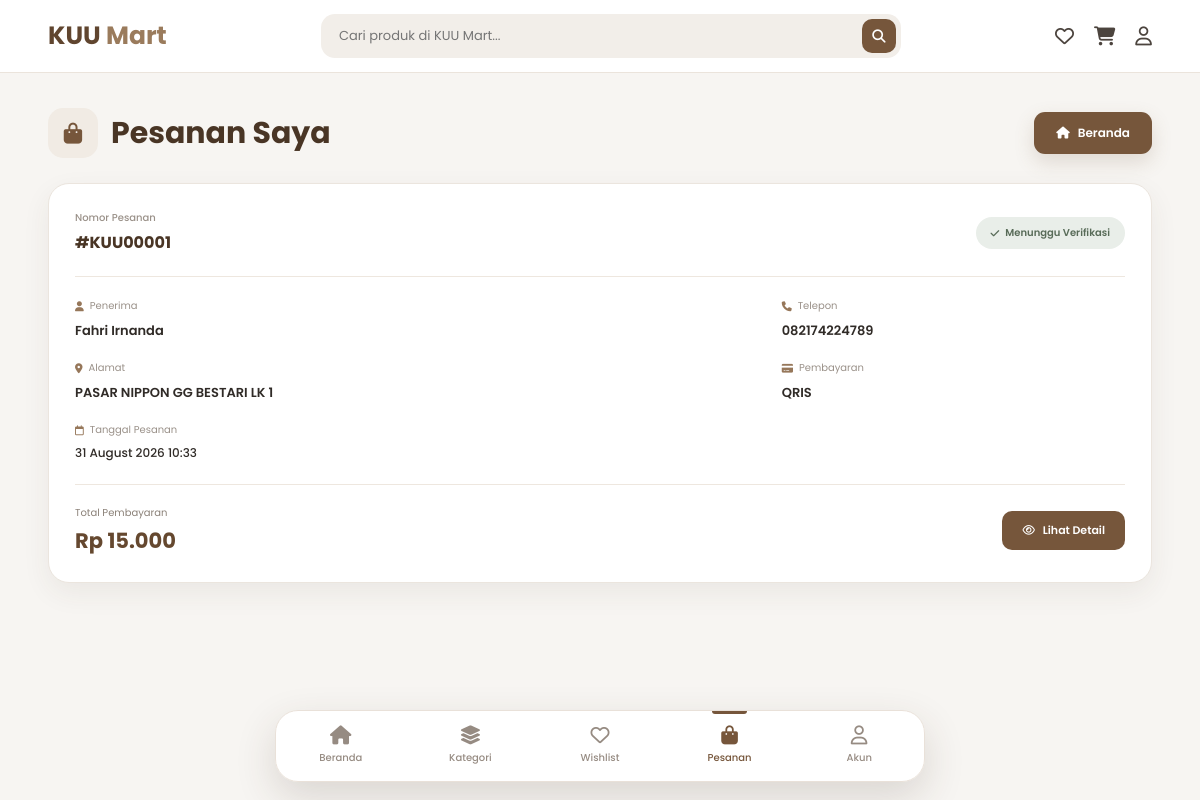
Screenshot of /pesanan/ (signed in) with the database file from the repository.
### store/models.py (models this page shows, shortened)
class Order(models.Model):
    STATUS_CHOICES = [
        ("Menunggu Pembayaran", "Menunggu Pembayaran"),
        ("Menunggu Verifikasi", "Menunggu Verifikasi"),
        ("Diproses", "Diproses"),
        ("Dikirim", "Dikirim"),
        ("Selesai", "Selesai"),
        ("Dibatalkan", "Dibatalkan"),
    ]
    PAYMENT_CHOICES = [
        ("COD", "COD"),
        ("Transfer Bank", "Transfer Bank"),
        ("QRIS", "QRIS"),
    ]
    user = models.ForeignKey(
        User,
        on_delete=models.CASCADE,
        related_name="orders"
    )
    nama = models.CharField(max_length=150)
    telepon = models.CharField(max_length=30)
    alamat = models.TextField()
    metode_pembayaran = models.CharField(
        max_length=50,
        choices=PAYMENT_CHOICES
    )
    total = models.DecimalField(
        max_digits=12,
        decimal_places=2,
        default=0
    )
    status = models.CharField(
        max_length=50,
        choices=STATUS_CHOICES,
        default="Menunggu Pembayaran"
    )
    bukti_pembayaran = models.ImageField(
        upload_to="bukti_pembayaran/",
        blank=True,
        null=True
    )
    dibuat = models.DateTimeField(auto_now_add=True)
    diperbarui = models.DateTimeField(auto_now=True)
    class Meta:
        verbose_name = "Pesanan"
        verbose_name_plural = "Pesanan"
        ordering = ["-dibuat"]

### store/views.py (the view)
@login_required
def riwayat_pesanan(request):
    orders = Order.objects.filter(
        user=request.user
    ).order_by(
        "-dibuat"
    )
    return render(
        request,
        "orders.html",
        {
            "orders": orders
        }
    )

### templates/orders.html (shortened to what this page needs)
{% load static %}
<!DOCTYPE html>
<html lang="id">
<head>
<link rel="stylesheet"
href="https://cdnjs.cloudflare.com/ajax/libs/font-awesome/6.5.2/css/all.min.css">
</head>
<body>
<header class="header">
<div class="container header-inner">
<a href="{% url 'index' %}" class="logo">
KUU <span>Mart</span>
</a>
<form
    action="{% url 'produk' %}"
    method="GET"
    class="search">
<input
    type="text"
    name="q"
    placeholder="Cari produk di KUU Mart..."
    value="{{ request.GET.q }}">
<button type="submit">
<i class="fa-solid fa-magnifying-glass"></i>
</button>
</form>
<div class="header-icons">
<a
    href="{% url 'wishlist' %}"
    class="icon-link">
<i class="fa-regular fa-heart"></i>
</a>
<a
    href="{% url 'cart' %}"
    class="icon-link">
<i class="fa-solid fa-cart-shopping"></i>
</a>
<a
    href="{% url 'riwayat_pesanan' %}"
    class="icon-link">
<i class="fa-regular fa-user"></i>
</a>
</div>
</div>
</header>
<main>
<div class="container">
<section class="page">
<div class="page-header">
<div class="page-title">
<div class="page-title-icon">
<i class="fa-solid fa-bag-shopping"></i>
</div>
<h1>
Pesanan Saya
</h1>
</div>
<a
    href="{% url 'index' %}"
    class="home-btn">
<i class="fa-solid fa-house"></i>
Beranda
</a>
</div>
{% if orders %}
{% for order in orders %}
<div class="order-card">
<div class="order-top">
<div class="order-number">
<small>Nomor Pesanan</small>
#KUU{{ order.id|stringformat:"05d" }}
</div>
<div>
{% if order.status == 'Menunggu' %}
<span class="status waiting">
<i class="fa-regular fa-clock"></i>
{{ order.status }}
</span>
{% elif order.status == 'Diproses' %}
<span class="status process">
<i class="fa-solid fa-box"></i>
{{ order.status }}
</span>
{% elif order.status == 'Dikirim' %}
<span class="status send">
<i class="fa-solid fa-truck"></i>
{{ order.status }}
</span>
{% else %}
<span class="status done">
<i class="fa-solid fa-check"></i>
{{ order.status }}
</span>
{% endif %}
</div>
</div>
<hr class="divider">
<div class="info-grid">
<div class="info-item">
<div class="info-label">
<i class="fa-solid fa-user"></i>
Penerima
</div>
<div class="info-value">
{{ order.nama }}
</div>
</div>
<div class="info-item">
<div class="info-label">
<i class="fa-solid fa-phone"></i>
Telepon
</div>
<div class="info-value">
{{ order.telepon }}
</div>
</div>
</div>
<div class="info-grid">
<div class="info-item">
<div class="info-label">
<i class="fa-solid fa-location-dot"></i>
Alamat
</div>
<div class="info-value">
{{ order.alamat }}
</div>
</div>
<div class="info-item">
<div class="info-label">
<i class="fa-solid fa-credit-card"></i>
Pembayaran
</div>
<div class="info-value">
{{ order.metode_pembayaran }}
</div>
</div>
</div>
<div class="date-row">
<div class="info-label">
<i class="fa-regular fa-calendar"></i>
Tanggal Pesanan
</div>
<div class="date-value">
{{ order.dibuat|date:"d F Y H:i" }}
</div>
</div>
<div class="order-bottom">
<div>
<div class="total-label">
Total Pembayaran
</div>
<div
    class="total price-format"
    data-price="{{ order.total|floatformat:0 }}">
</div>
</div>
<a
    href="{% url 'detail_order' order.id %}"
    class="detail-btn">
<i class="fa-regular fa-eye"></i>
Lihat Detail
</a>
</div>
</div>
{% endfor %}
{% endif %}
</section>
</div>
</main>
<nav class="bottom-nav">
<a
    href="{% url 'index' %}"
    class="nav-item">
<span class="nav-icon">
<i class="fa-solid fa-house"></i>
</span>
<span class="nav-text">
Beranda
</span>
</a>
<a
    href="{% url 'kategori' %}"
    class="nav-item">
<span class="nav-icon">
<i class="fa-solid fa-layer-group"></i>
</span>
<span class="nav-text">
Kategori
</span>
</a>
<a
    href="{% url 'wishlist' %}"
    class="nav-item">
<span class="nav-icon">
<i class="fa-regular fa-heart"></i>
</span>
<span class="nav-text">
Wishlist
</span>
</a>
<a
    href="{% url 'riwayat_pesanan' %}"
    class="nav-item active">
<span class="nav-icon">
<i class="fa-solid fa-bag-shopping"></i>
</span>
<span class="nav-text">
Pesanan
</span>
</a>
<a
    href="{% url 'riwayat_pesanan' %}"
    class="nav-item">
<span class="nav-icon">
<i class="fa-regular fa-user"></i>
</span>
<span class="nav-text">
Akun
</span>
</a>
</nav>
</body>
</html>

### templates/orders.html (style rules this page uses)
* { margin:0; padding:0; box-sizing:border-box; }
html { scroll-behavior:smooth; }
body { font-family:'Poppins',sans-serif; background:#f7f5f2; color:#332b25; padding-bottom:100px; }
a { text-decoration:none; color:inherit; }
.container { width:92%; max-width:1250px; margin:auto; }
.header { position:sticky; top:0; z-index:1000; background:rgba(255,255,255,.97); border-bottom:1px solid #ebe4dc; backdrop-filter:blur(15px); }
.header-inner { min-height:72px; display:flex; align-items:center; gap:25px; }
.logo { font-size:25px; font-weight:700; color:#60452f; white-space:nowrap; }
.logo span { color:#9a7b5c; }
.search { flex:1; max-width:580px; margin:auto; position:relative; }
.search input { width:100%; height:44px; border:none; outline:none; background:#f2eee9; border-radius:14px; padding:0 52px 0 18px; font-family:'Poppins',sans-serif; font-size:13px; color:#332b25; }
.search button { position:absolute; right:5px; top:5px; width:34px; height:34px; border:none; border-radius:10px; background:#76563b; color:white; cursor:pointer; transition:.25s; }
.header-icons { display:flex; align-items:center; gap:20px; }
.icon-link { position:relative; font-size:19px; color:#4c443e; transition:.25s; }
.page { padding:35px 0 20px; }
.page-header { display:flex; align-items:center; justify-content:space-between; margin-bottom:25px; }
.page-title { display:flex; align-items:center; gap:13px; }
.page-title-icon { width:50px; height:50px; border-radius:15px; background:#f1ebe4; color:#76563b; display:flex; align-items:center; justify-content:center; font-size:21px; }
.page-title h1 { font-size:30px; color:#493525; font-weight:700; }
.home-btn { display:inline-flex; align-items:center; justify-content:center; gap:8px; background:#76563b; color:white; padding:12px 22px; border-radius:11px; font-size:12px; font-weight:600; transition:.25s; box-shadow:0 8px 20px rgba(118,86,59,.18); }
.order-card { background:white; padding:26px; border-radius:21px; border:1px solid #ebe5de; box-shadow:0 10px 28px rgba(70,52,38,.07); margin-bottom:20px; transition:.3s; }
.order-top { display:flex; justify-content:space-between; align-items:center; gap:15px; }
.order-number { color:#493525; font-size:16px; font-weight:700; }
.order-number small { display:block; color:#9a9189; font-size:10px; font-weight:500; margin-bottom:4px; }
.status { padding:8px 15px; border-radius:20px; font-size:10px; font-weight:600; display:inline-flex; align-items:center; gap:6px; }
.done { background:#e9eee9; color:#586b58; }
.divider { border:none; border-top:1px solid #eee7df; margin:21px 0; }
.info-grid { display:grid; grid-template-columns:2fr 1fr; gap:20px; margin-bottom:18px; }
.info-item { min-width:0; }
.info-label { display:flex; align-items:center; gap:6px; color:#9a9189; font-size:10px; margin-bottom:6px; }
.info-label i { color:#96775a; }
.info-value { color:#302b27; font-size:13px; font-weight:600; line-height:1.7; word-break:break-word; }
.date-row { margin-top:5px; }
.date-value { color:#302b27; font-size:12px; font-weight:500; }
.order-bottom { display:flex; align-items:center; justify-content:space-between; gap:20px; margin-top:22px; padding-top:20px; border-top:1px solid #eee7df; }
.total-label { color:#8b8178; font-size:10px; margin-bottom:4px; }
.total { color:#65482f; font-size:21px; font-weight:700; }
.detail-btn { display:inline-flex; align-items:center; justify-content:center; gap:8px; background:#76563b; color:white; padding:11px 20px; border-radius:10px; font-size:11px; font-weight:600; transition:.25s; }
.bottom-nav { position:fixed; left:50%; bottom:18px; transform:translateX(-50%); width:min(650px,92%); height:72px; background:rgba(255,255,255,.97); backdrop-filter:blur(18px); border:1px solid #e9e1d9; border-radius:23px; box-shadow:0 15px 40px rgba(70,52,38,.16); display:flex; align-items:center; justify-content:space-around; z-index:9999; }
.nav-item { position:relative; width:20%; height:100%; display:flex; flex-direction:column; justify-content:center; align-items:center; gap:5px; color:#968b82; transition:.25s; }
.nav-icon { font-size:19px; line-height:1; }
.nav-text { font-size:10px; font-weight:500; }
.nav-item.active { color:#76563b; font-weight:600; }
.nav-item.active::before { content:""; position:absolute; top:0; width:35px; height:3px; background:#76563b; border-radius:0 0 8px 8px; }

### rows the page displays
Order: id "00001", status "Menunggu Verifikasi", nama "Fahri Irnanda", telepon "082174224789", alamat "PASAR NIPPON GG BESTARI LK 1", metode_pembayaran "QRIS", dibuat "31 August 2026 10:33"
